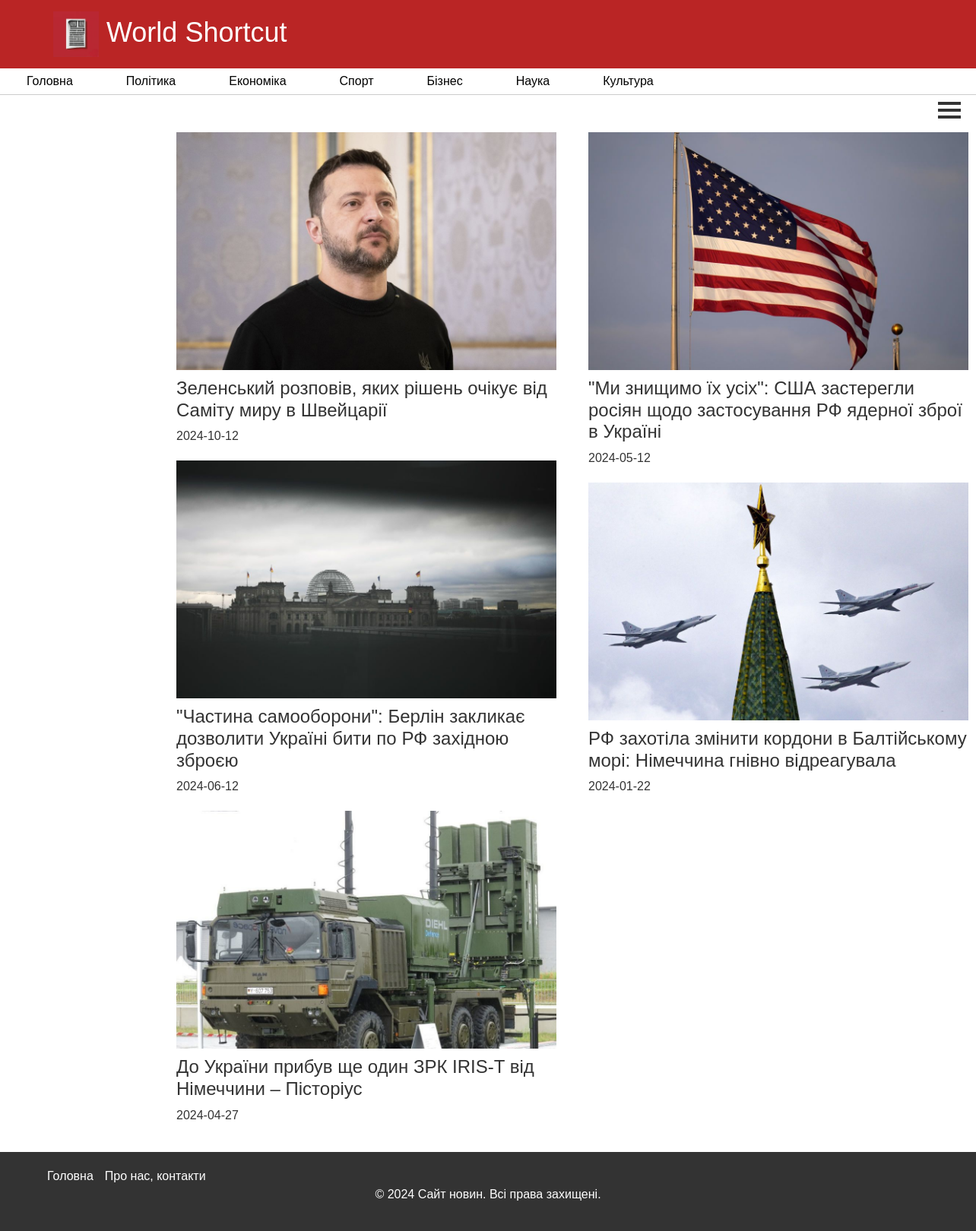
The page /templates/politics_news.html on the database its author committed.
### model.py (models this page shows)
class News(Base):
    __tablename__ = 'news'
    NewsID = Column(Integer, primary_key=True)
    Theme = Column(String)
    Title = Column(String)
    Text = Column(String)
    MediaPath = Column(String)
    Date = Column(String)

### app.py (the view)
@app.route('/templates/politics_news.html', methods=['POST', 'GET'])
def politics_news():
    if request.method == 'POST':
        start_date = request.form['start_date']
        end_date = request.form['end_date']
        news_items = session.query(News).filter(and_(News.Date >= start_date, News.Date <= end_date, News.Theme == "Politics")).all()
        return render_template("category_news.html", news=news_items)
    selected_news = session.query(News).filter_by(Theme='Politics').all()
    return render_template('category_news.html', news=selected_news)

### templates/category_news.html (shortened to what this page needs)
{% extends 'navigation.html' %}
{% block category_news %}
    <form method="post">
        <label class="menu_btn" for="menu__toggle">
            <span></span>
        </label>
    </form>
    <div class="news-container" style="margin-top: 150px;">
        <div class="news-list">
            <ul>
                {% for news_item in news %}
                    {% if loop.index0 % 2 == 0 %}
                <li class="news-item">
                    <a href="{{ url_for('news_detail', news_id=news_item.NewsID) }}">
                        <div class="image-container">
                            <img src="{{ news_item.MediaPath }}" alt="Image">
                        </div>
                        <h4>{{ news_item.Title }}</h4>
                        <p>{{ news_item.Date }}</p>
                    </a>
                </li>
                    {% endif %}
                {% endfor %}
            </ul>
            <ul>
                {% for news_item in news %}
                    {% if loop.index0 % 2 != 0 %}
                <li class="news-item">
                    <a href="{{ url_for('news_detail', news_id=news_item.NewsID) }}">
                        <div class="image-container">
                            <img src="{{ news_item.MediaPath }}" alt="Image">
                        </div>
                        <h4>{{ news_item.Title }}</h4>
                        <p>{{ news_item.Date }}</p>
                    </a>
                </li>
                    {% endif %}
                {% endfor %}
            </ul>
        </div>
    </div>
{% endblock %}

### templates/navigation.html (style rules this page uses)
html, body { height: 100%; }
body { margin: 0; font-family: Arial, sans-serif; }
.menu_btn { display: flex; align-items: center; position: fixed; top: 130px; right: 20px; width: 30px; height: 30px; cursor: pointer; z-index: 1; }
.menu_btn > span, .menu_btn > span::before, .menu_btn > span::after { display: block; position: absolute; width: 100%; height: 4px; background-color: #333333; }
.menu_btn > span::before { content: ''; top: -9px; }
.menu_btn > span::after { content: ''; top: 9px; }
.news-item { background-color: white; border-radius: 10px; margin-bottom: 20px; }
.image-container { width: 500px; height: 100%; overflow: hidden; }
.image-container img { width: 100%; height: 100%; }
.news-item h4 { margin-top: 10px; }
.news-item p { margin-top: 0; text-decoration: none; }
.news-item a { text-decoration: none; color: #333333; height: 100%; }
.news-container { display: flex; justify-content: space-between; padding: 0 200px; }
.news-list { display: grid; grid-template-columns: 1fr 1fr; gap: 10px; list-style: none; }
.news-list ul { list-style: none; }

### rows shown on the page
News: MediaPath (picture), Title "Зеленський розповів, яких рішень очікує від Саміту миру в Швейцарії", Date "2024-10-12"
News: MediaPath (picture), Title "\"Частина самооборони\": Берлін закликає дозволити Україні бити по РФ західною зброєю", Date "2024-06-12"
News: MediaPath (picture), Title "До України прибув ще один ЗРК IRIS-T від Німеччини – Пісторіус", Date "2024-04-27"
News: MediaPath (picture), Title "\"Ми знищимо їх усіх\": США застерегли росіян щодо застосування РФ ядерної зброї в Україні", Date "2024-05-12"
News: MediaPath (picture), Title "РФ захотіла змінити кордони в Балтійському морі: Німеччина гнівно відреагувала", Date "2024-01-22"
